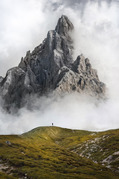
#> input picture python pic.jpg, 119 x 179 px
$ python Chatoic_maps.py
#> lines starting #> are read from the running program, lines starting #| are printed output that depends on the picture
from PIL import Image
import numpy as np
import pandas as pd
import os

# Image path
image_path = "python pic.jpg"

# Load the image safely
try:
    img = Image.open(image_path)
#> img is the input picture: PIL image 119x179 RGB; mean R, G, B 152.5, 149.2, 140.5
except FileNotFoundError:
    print("Error: Image file not found. Ensure the path is correct.")
    exit()

# Convert to grayscale and display---------------------------
img = img.convert('L')  # 'L' mode for grayscale
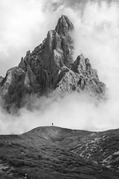
#> img: PIL image 119x179 L; min 9, max 255, mean 149.2
img_array = np.array(img)  # Convert to NumPy array
img.show()

# Chaotic numbers file
chaotic_numbers_file = "chaotic_numbers21.csv"

# Check if chaotic numbers exist
if not os.path.exists(chaotic_numbers_file):
    np.random.seed(42)  # Set a seed for reproducibility
    chaotic_numbers = np.random.randint(0, 256, img_array.shape, dtype=np.uint8)

    # Save chaotic numbers
    pd.DataFrame(chaotic_numbers).to_csv(chaotic_numbers_file, index=False, header=False)
    print("Chaotic numbers generated and saved.")
else:
    # Load existing chaotic numbers
    chaotic_numbers = pd.read_csv(chaotic_numbers_file, header=None).values.astype(np.uint8)
#> (reads chaotic_numbers21.csv from the repository)
    print("Loaded existing chaotic numbers.")

# XOR encryption
xor_image = np.bitwise_xor(img_array, chaotic_numbers)
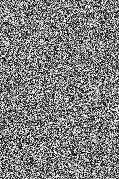
#> xor_image: shape (179, 119); min 0, max 255, mean 126.5

# Save and show encrypted image
encrypted_img = Image.fromarray(xor_image)
encrypted_img.save("Xored-pixeled3.png")
encrypted_img.show()
print("Encrypted image saved.")
